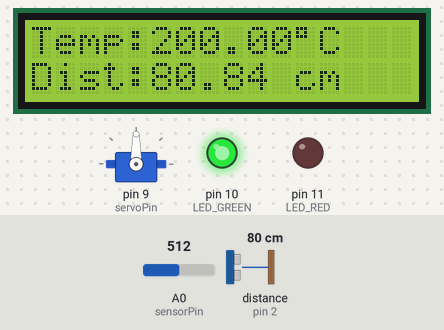
Bench run of a sketch on a simulated Arduino Uno, built with avr-gcc and run on an emulated ATmega328P. Parts: servo, 16×2 character LCD, output pins drawn as LEDs (lit = HIGH). Wiring (inferred from the names in the program): ultrasonic range finder: trigger pin 3; echo pin 2. The inputs (shaded band) are chosen by the test bench; at power-on: distance to the obstacle (sensor on pin 2) 80 cm, A0 (sensorPin) = 512. The echo pulse lasts 58.3 µs per cm; pins used as bus, display or sensor lines are not drawn; what the sketch prints to the serial monitor is not drawn.

Above: at 1.2 s.
1.3 s: distance to the obstacle (sensor on pin 2) set to 2 cm
At 2.5 s:
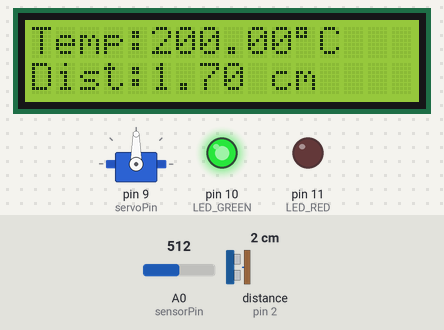
4.6 s: A0 (sensorPin) set to 716
At 5.7 s:
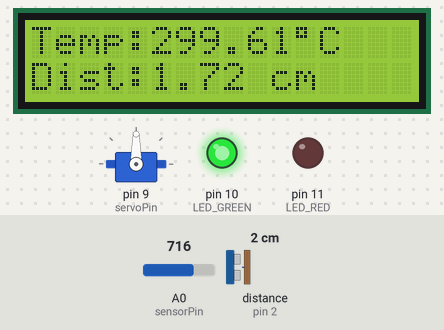
6.7 s: distance to the obstacle (sensor on pin 2) set to 4 cm
At 8.3 s:
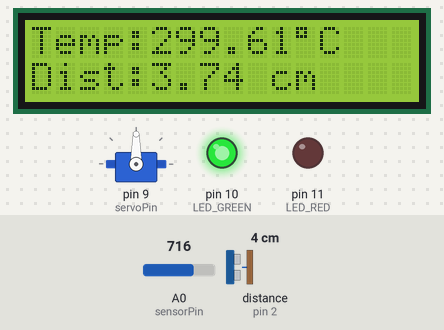
8.8 s: A0 (sensorPin) set to 900
At 9.6 s:
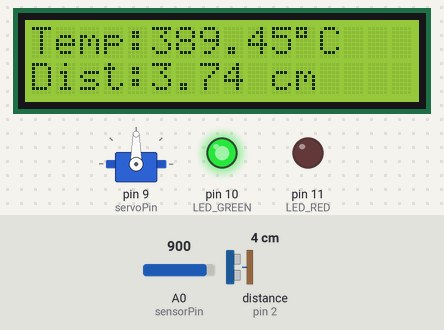
10.8 s: distance to the obstacle (sensor on pin 2) set to 9 cm
At 12.2 s:
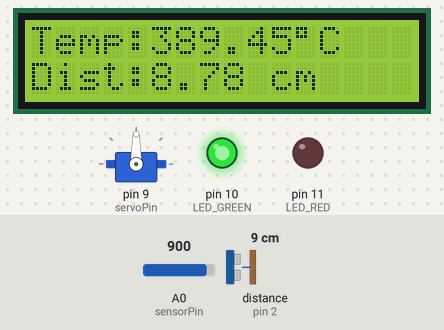
12.9 s: A0 (sensorPin) set to 1023
At 14.8 s:
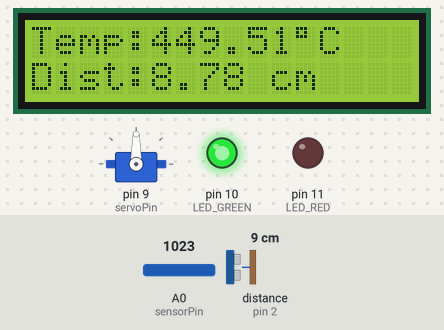
Timing chart, 0 to 16.0 s (numbered marks = the images above; inputs shaded):
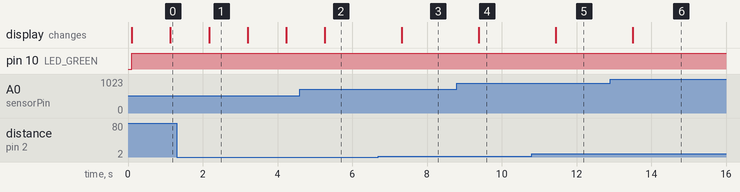

The sketch:

IR_Ultrasonic_Temp_LCD_Servo.ino
```cpp
#include <LiquidCrystal_I2C.h>
#include <Servo.h>
#include <IRremote.h>

LiquidCrystal_I2C lcd(0x27,16,2);
Servo myservo;

const int sensorPin = 0;
const int receiverPin = 7;
const int servoPin = 9;
const int TRIG = 3;
const int ECHO = 2;
const int LED_GREEN = 10;
const int LED_RED = 11;

int pos = 0;
int posFlag = 0;
double duration = 0;
double distance = 0;
double speed_of_sound = 331.5 + 0.6 * 25; // 25℃の気温の想定

IRrecv receiver(receiverPin);
decode_results results;

void setup() {

  Serial.begin(9800);

  myservo.attach(servoPin);

  lcd.init();
  lcd.backlight();

  pinMode(ECHO, INPUT );
  pinMode(TRIG, OUTPUT );
  pinMode(LED_GREEN, OUTPUT);
  pinMode(LED_RED, OUTPUT);

  receiver.enableIRIn();

}

void loop(){

 int reading = analogRead(sensorPin);
 float voltage = reading * 5.0;
 voltage /= 1024.0;

 float temperatureC = (voltage - 0.5) * 100 ;
 Serial.print(temperatureC);
 Serial.println(" degrees C");

 digitalWrite(TRIG, LOW);
 delayMicroseconds(2);
 digitalWrite( TRIG, HIGH );
 delayMicroseconds( 10 );
 digitalWrite( TRIG, LOW );
 duration = pulseIn( ECHO, HIGH ); // 往復にかかった時間が返却される[マイクロ秒]

 if (duration > 0) {
  duration = duration / 2; // 往路にかかった時間
  distance = duration * speed_of_sound * 100 / 1000000;
  Serial.print("Distance:");
  Serial.print(distance);
  Serial.println(" cm");
 }

 lcd.clear();
 lcd.setCursor(0, 0);
 lcd.print("Temp:");
 lcd.print(temperatureC);
 lcd.print((char)223);
 lcd.print("C");
 lcd.setCursor(0, 1);
 lcd.print("Dist:");
 lcd.print(distance);
 lcd.print(" cm");

 if(receiver.decode(&results))  {

  digitalWrite(LED_GREEN, LOW);
  digitalWrite(LED_RED, HIGH);

  if(pos == 0) posFlag = 0;
  if(pos == 180) posFlag = 1;

  if(posFlag == 0) pos = pos + 30;
  else pos = pos - 30;
  myservo.write(pos);
  Serial.print("====="); Serial.print(pos); Serial.println(" Position=====");
  Serial.print("Message: "); Serial.println(results.value, HEX);

  receiver.resume();
 }

 else{
  digitalWrite(LED_GREEN, HIGH);
  digitalWrite(LED_RED, LOW);
 }

 Serial.println("\n---------------\n");
 delay(1000); //waiting a second
}
```

Measured:
- after the input at 1.3 s, the display: changes after 0.87 s (image 1)
- after the input at 4.6 s, the display: changes after 0.66 s (image 2)
- after the input at 6.7 s, the display: changes after 0.62 s (image 3)
- after the input at 8.8 s, the display: changes after 0.58 s (image 4)
- after the input at 10.8 s, the display: changes after 0.64 s (image 5)
- after the input at 12.9 s, the display: changes after 0.60 s (image 6)
- what the display in image 1 shows lasts 1.0 s, from 2.2 s to 3.2 s
